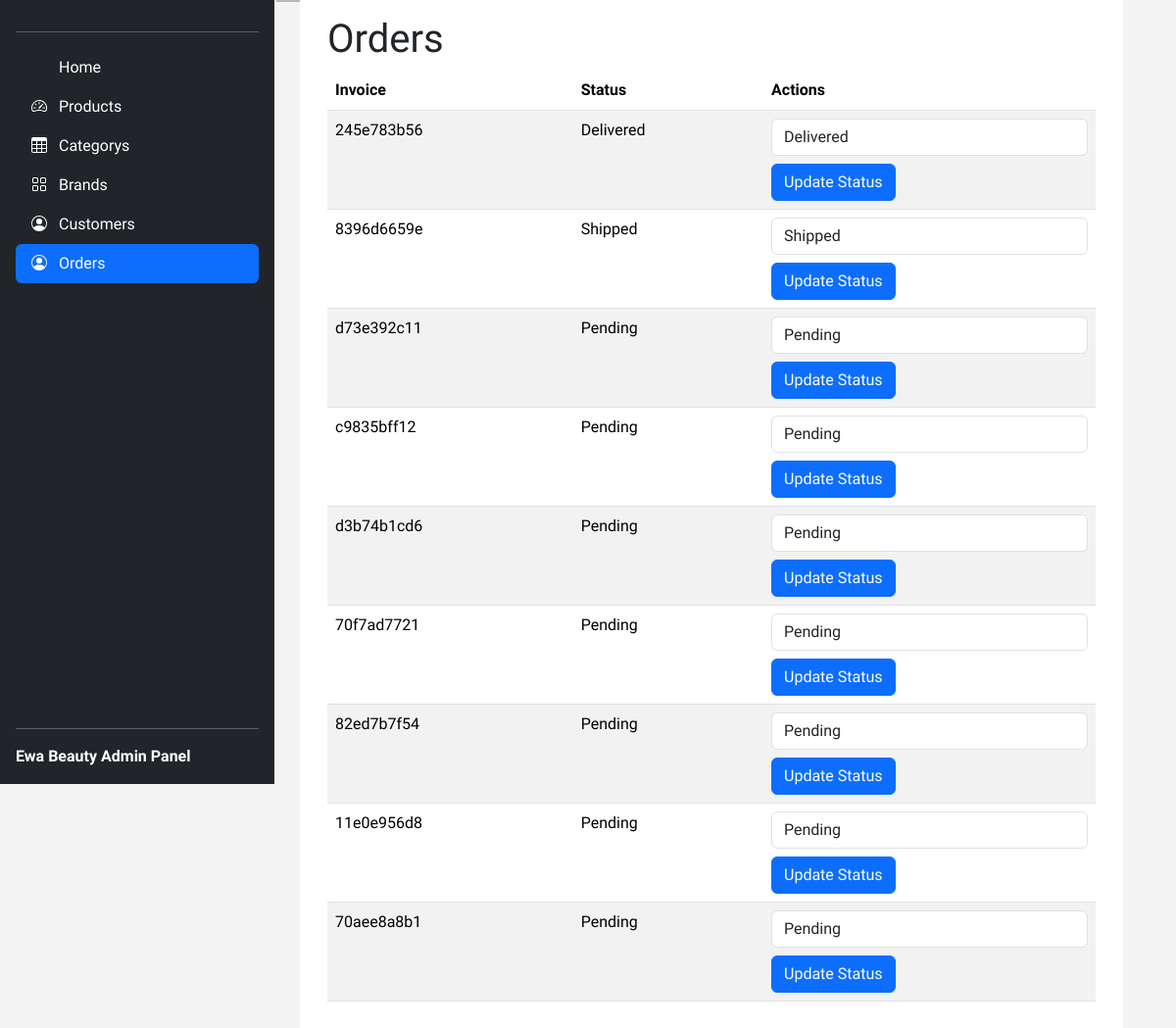
/orders (signed in), run on an earlier commit of the app's database.
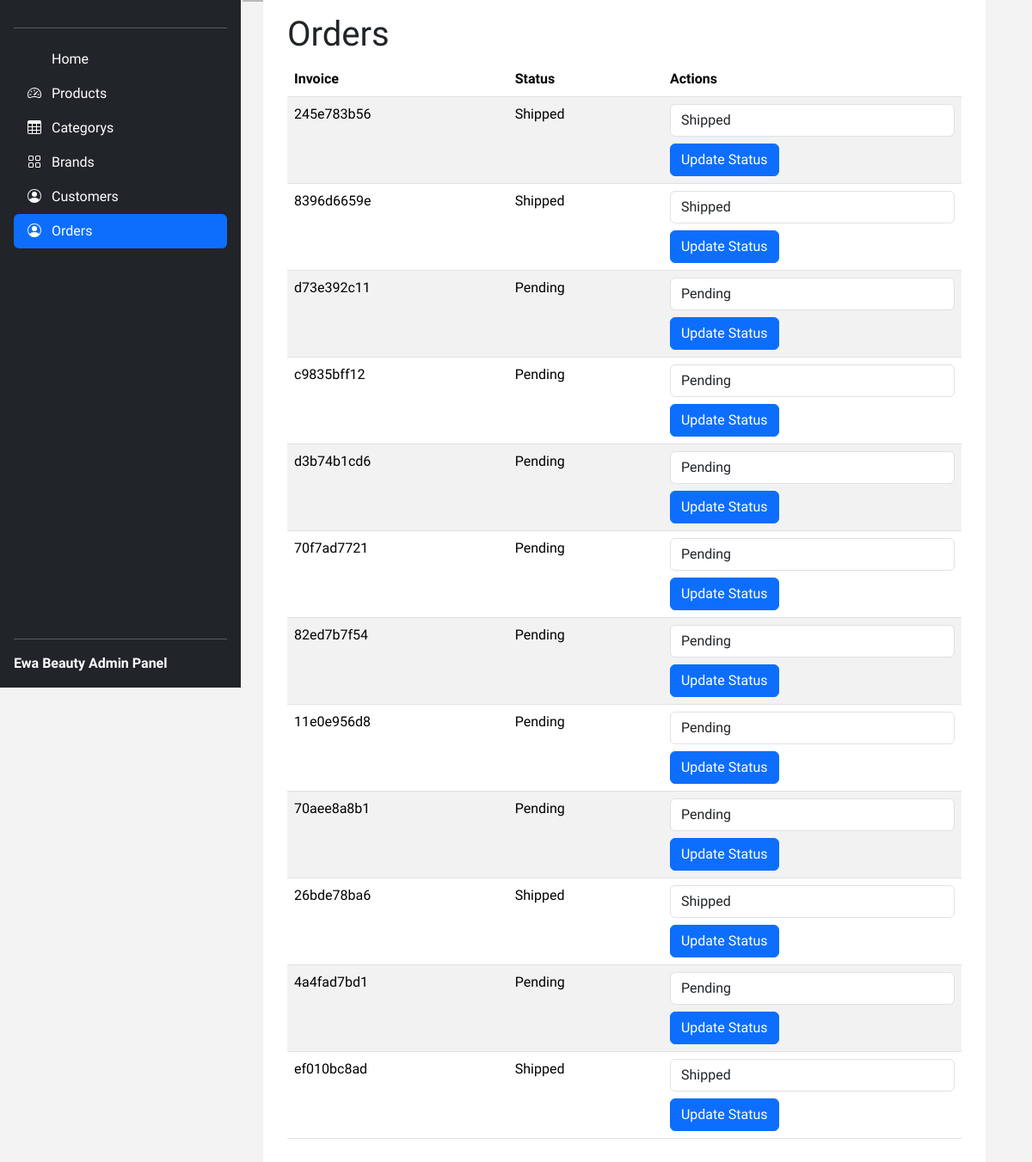
And on a later commit of the database.
### beautyHaven/customers/models.py (models this page shows, shortened)
class CustomerOrder(db.Model):
    id: Mapped[int] = mapped_column(Integer, primary_key=True)
    invoice: Mapped[str] = mapped_column(String(60), nullable=False)
    status: Mapped[str] = mapped_column(String(120), default='Pending')
    customer_id: Mapped[int] = mapped_column(Integer, nullable=False)
    date_created: Mapped[datetime] = mapped_column(DateTime, default=func.now())
    orders: Mapped[dict] = mapped_column(JsonEncodedDict)

### beautyHaven/admin/routes.py (the view)
@app.route('/orders')
@login_required_admin
def orders():
    if 'email' not in session:
        flash('Please login first')
        return redirect('login')
    orders = CustomerOrder.query.all()
    return render_template('/admin/orders.html',orders=orders)

### beautyHaven/admin/routes.py (called while the page is built)
def login_required_admin(f):
    @wraps(f)
    def decorated_function(*args, **kwargs):
        if 'email' not in session:
            flash('Please login first')
            return redirect(url_for('login'))
        user = User.query.filter_by(email=session['email']).first()
        if not user or user.id != 1:
            flash('Access denied. You are not authorized to view this page.')
            return redirect(url_for('index'))
        return f(*args, **kwargs)
    return decorated_function

### beautyHaven/customers/models.py (called while the page is built)
    def process_result_value(self, value, dialect):
        if value is None:
            return {}
        else:
            return json.loads(value)

### beautyHaven/templates/admin/orders.html
{% extends 'layout.html' %}
{% block content %}
<div class="container">
    <h1>Orders</h1>
    <table class="table table-striped">
        <thead>
            <tr>
                <th>Invoice</th>
                <th>Status</th>
                <th>Actions</th>
            </tr>
        </thead>
        <tbody>
            {% for order in orders %}
            <tr>
                <td>{{ order.invoice }}</td>
                <td>
                    <span class="order-status">{{ order.status }}</span>
                </td>
                <td>
                    <form action="{{ url_for('update_status', order_id=order.id) }}" method="post">
                        <select name="status" class="form-control">
                            <option value="Pending" {% if order.status == 'Pending' %} selected {% endif %}>Pending</option>
                            <option value="Shipped" {% if order.status == 'Shipped' %} selected {% endif %}>Shipped</option>
                            <option value="Delivered" {% if order.status == 'Delivered' %} selected {% endif %}>Delivered</option>
                        </select>
                        <button type="submit" class="btn btn-primary mt-2">Update Status</button>
                    </form>
                </td>
            </tr>
            {% endfor %}
        </tbody>
    </table>
</div>
{% endblock %}

What changed in the data, as far as the page shows it:
changed CustomerOrder (number 1 of 12 on the later page): status "Delivered" → "Shipped"
added CustomerOrder: invoice "26bde78ba6", status "Shipped"
added CustomerOrder: invoice "4a4fad7bd1", status "Pending"
added CustomerOrder: invoice "ef010bc8ad", status "Shipped"
